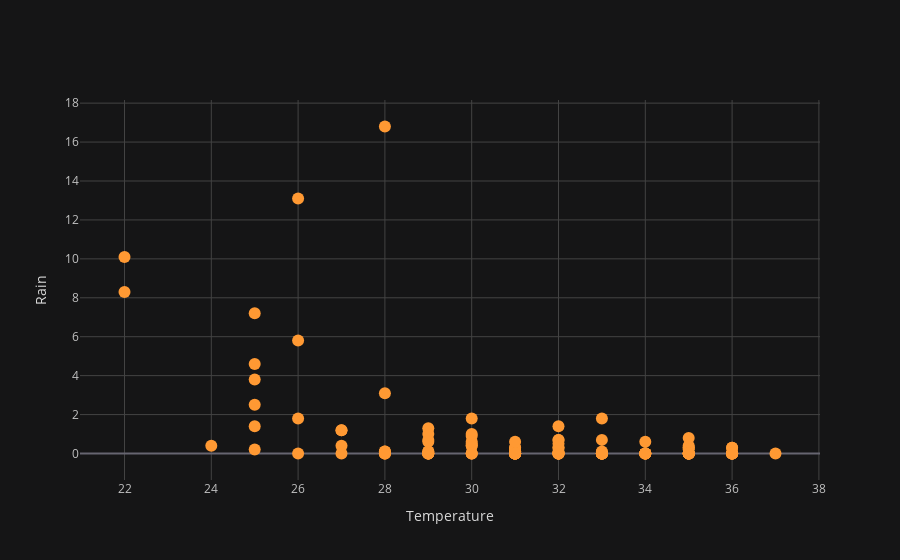

This figure's notebook cell:
### Code cell
cf.set_config_file(theme='solar')
df.iplot(x = 'Temperature', y = 'Rain ', mode = 'markers', xTitle = 'Temperature', yTitle = 'Rain ')

### Figure 1 — Plotly figure (JSON) as saved in the notebook; plotly's stock layout.template omitted (floating-point values rounded to 4 significant figures)
{"data": [{"line": {"color": "rgba(255, 153, 51, 1.0)", "dash": "solid", "shape": "linear", "width": 1.3}, "marker": {"size": 12, "symbol": "circle"}, "mode": "markers", "name": "Rain ", "text": "", "type": "scatter", "x": [29, 29, 26, 25, 27, 31, 33, 30, 25, 28, 31, 26, 27, 30, 28, 29, 30, 31, 31, 30, 30, 31, 32, 32, 31, 31, 34, 32, 32, 33, 29, 27, 32, 33, 33, 32, 35, 33, 32, 33, 33, 31, 34, 34, 30, 28, 29, 31, 35, 33, 33, 28, 27, 28, 31, 36, 36, 33, 32, 31, 35, 36, 35, 35, 34, 34, 32, 32, 32, 35, 35, 35, 35, 35, 33, 36, 36, 37, 36, 35, 35, 36, 36, 36, 34, 35, 31, 33, 34, 35, 35, 28, 25, 22, 25, 29, 29, 29, 31, 30, 30, 33, 30, 29, 25, 22, 24, 30, 31, 32, 29, 28, 31, 31, 32, 29, 26, 31, 31, 32, 26, 25], "y": [0, 1.3, 13.1, 2.5, 0, 0, 0, 0, 0.2, 0, 0, 0, 1.2, 0.5, 3.1, 0.7, 0.6, 0.3, 0.1, 0.4, 0, 0.1, 0.1, 0, 0, 0, 0, 0, 0.3, 0, 1, 1.2, 0.7, 0, 0, 0, 0.2, 0, 1.4, 0.7, 0, 0.1, 0, 0.6, 0.4, 0, 0, 0, 0, 0.1, 0, 0.1, 0.4, 0.1, 0, 0, 0, 0, 0, 0, 0, 0, 0.4, 0.3, 0, 0, 0, 0, 0.3, 0, 0, 0, 0.3, 0, 0, 0.3, 0.3, 0, 0, 0, 0, 0, 0, 0, 0, 0, 0, 0, 0, 0, 0.8, 16.8, 7.2, 10.1, 3.8, 0.1, 0, 0.1, 0.3, 0.9, 1, 1.8, 1.8, 0, 4.6, 8.3, 0.4, 0, 0, 0, 0, 0, 0, 0.6, 0.5, 0.6, 5.8, 0, 0, 0.7, 1.8, 1.4]}], "layout": {"legend": {"bgcolor": "#151516", "font": {"color": "#D9D9D9"}}, "paper_bgcolor": "#151516", "plot_bgcolor": "#151516", "title": {"font": {"color": "#D9D9D9"}}, "xaxis": {"gridcolor": "#434343", "showgrid": true, "tickfont": {"color": "#C2C2C2"}, "title": {"font": {"color": "#D9D9D9"}, "text": "Temperature"}, "zerolinecolor": "#666570"}, "yaxis": {"gridcolor": "#434343", "showgrid": true, "tickfont": {"color": "#C2C2C2"}, "title": {"font": {"color": "#D9D9D9"}, "text": "Rain "}, "zerolinecolor": "#666570"}}}
